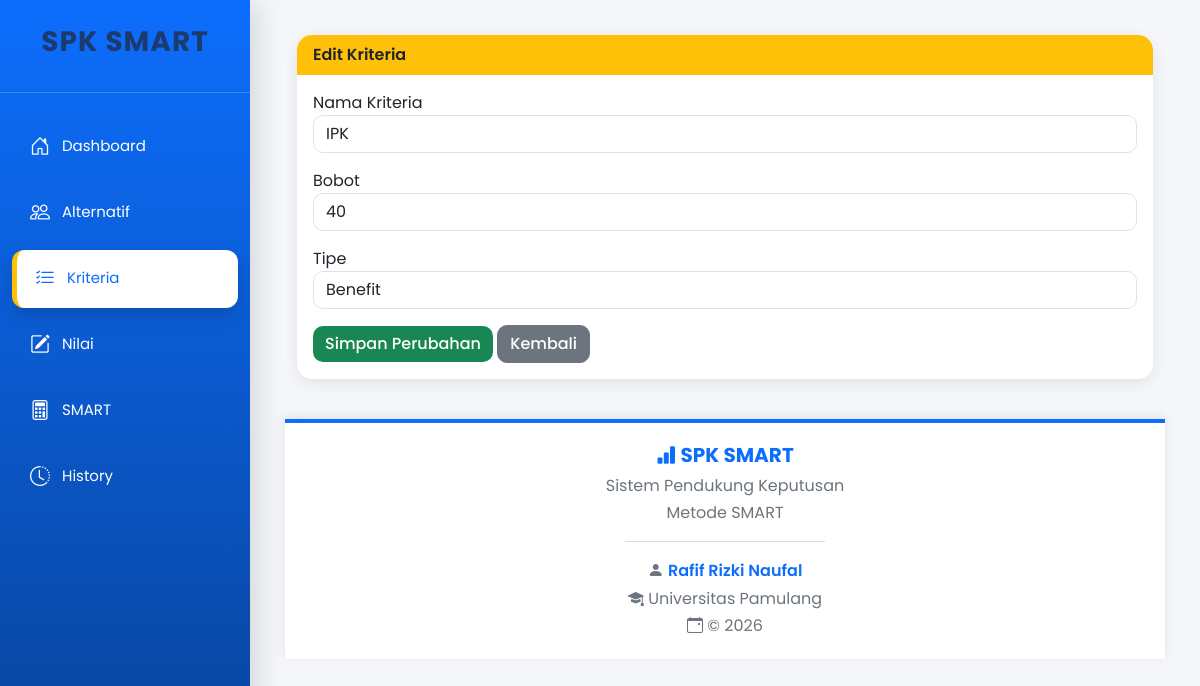
The page /kriteria/edit.php?id=5 on the database its author committed.
### tables this page shows
CREATE TABLE `kriteria` (
  `id_kriteria` int(11) NOT NULL,
  `nama_kriteria` varchar(100) NOT NULL,
  `bobot` double NOT NULL,
  `tipe` enum('benefit','cost') NOT NULL
);

### kriteria/edit.php (the view, shortened to what this page needs)
<?php
include "../config/koneksi.php";
include "../templates/header.php";
include "../templates/sidebar.php";
$id = $_GET['id'];
$data = mysqli_query($conn,"SELECT * FROM kriteria WHERE id_kriteria='$id'");
$row = mysqli_fetch_assoc($data);
?>
<div class="container-fluid">
<div class="card">
<div class="card-header bg-warning text-dark">
Edit Kriteria
</div>
<div class="card-body">
<form method="POST">
<div class="mb-3">
<label>Nama Kriteria</label>
<input
type="text"
name="nama"
class="form-control"
value="<?= $row['nama_kriteria']; ?>"
required>
</div>
<div class="mb-3">
<label>Bobot</label>
<input
type="number"
step="0.01"
name="bobot"
class="form-control"
value="<?= $row['bobot']; ?>"
required>
</div>
<div class="mb-3">
<label>Tipe</label>
<select
name="tipe"
class="form-control">
<option value="benefit"
<?= ($row['tipe']=="benefit") ? "selected" : ""; ?>>
Benefit
</option>
</select>
</div>
<button
type="submit"
name="update"
class="btn btn-success">
Simpan Perubahan
</button>
<a
href="index.php"
class="btn btn-secondary">
Kembali
</a>
</form>
</div>
</div>
</div>
<?php
include "../templates/footer.php";
?>

### assets/css/style.css (style rules this page uses)
* { margin:0; padding:0; box-sizing:border-box; font-family:'Poppins',sans-serif; }
body { background:#f4f7fc; }
.card { border:none; border-radius:20px; overflow:hidden; box-shadow:0 10px 30px rgba(0,0,0,.08); transition:.35s; background:#fff; }
.card-header { font-weight:600; border:none; font-size:16px; }
.btn { border-radius:12px; transition:.3s; font-weight:500; }
.btn-success { border:none; }
.form-control, .form-select { border-radius:10px; border:1px solid #d9e2ef; box-shadow:none; }
.card, .table, .btn { animation:fadeUp .5s ease; }

### templates/header.php (style rules this page uses)
body { font-family:'Poppins',sans-serif; background:#f4f6f9; }
.card { border:none; border-radius:15px; box-shadow:0 4px 15px rgba(0,0,0,.08); transition:.3s; }
.btn { border-radius:10px; transition:.3s; }

### rows shown on the page
kriteria: nama "IPK", bobot "40", tipe "Benefit"
